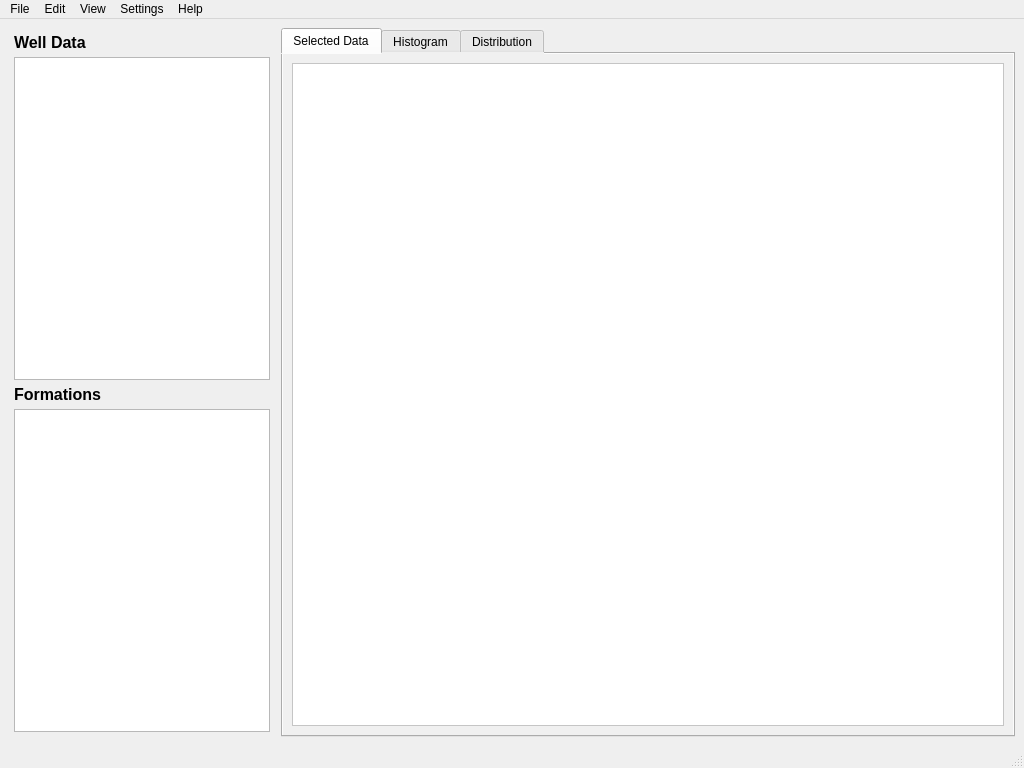
<?xml version="1.0" encoding="UTF-8"?>
<ui version="4.0">
 <class>Trendology</class>
 <widget class="QMainWindow" name="Trendology">
  <property name="geometry">
   <rect>
    <x>0</x>
    <y>0</y>
    <width>1024</width>
    <height>768</height>
   </rect>
  </property>
  <property name="minimumSize">
   <size>
    <width>1024</width>
    <height>768</height>
   </size>
  </property>
  <property name="windowTitle">
   <string>MainWindow</string>
  </property>
  <widget class="QWidget" name="centralwidget">
   <layout class="QHBoxLayout" name="horizontalLayout">
    <item>
     <layout class="QVBoxLayout" name="verticalLayout">
      <property name="spacing">
       <number>5</number>
      </property>
      <property name="sizeConstraint">
       <enum>QLayout::SetNoConstraint</enum>
      </property>
      <property name="leftMargin">
       <number>5</number>
      </property>
      <property name="topMargin">
       <number>5</number>
      </property>
      <property name="rightMargin">
       <number>5</number>
      </property>
      <property name="bottomMargin">
       <number>5</number>
      </property>
      <item>
       <widget class="QLabel" name="label_2">
        <property name="font">
         <font>
          <pointsize>12</pointsize>
          <weight>75</weight>
          <bold>true</bold>
         </font>
        </property>
        <property name="text">
         <string>Well Data</string>
        </property>
       </widget>
      </item>
      <item>
       <widget class="QListView" name="listViewWells">
        <property name="sizePolicy">
         <sizepolicy hsizetype="Preferred" vsizetype="Expanding">
          <horstretch>0</horstretch>
          <verstretch>0</verstretch>
         </sizepolicy>
        </property>
        <property name="maximumSize">
         <size>
          <width>16777215</width>
          <height>16777215</height>
         </size>
        </property>
        <property name="baseSize">
         <size>
          <width>300</width>
          <height>0</height>
         </size>
        </property>
        <property name="mouseTracking">
         <bool>false</bool>
        </property>
        <property name="tabKeyNavigation">
         <bool>false</bool>
        </property>
       </widget>
      </item>
      <item>
       <widget class="QLabel" name="labelWellData">
        <property name="font">
         <font>
          <pointsize>12</pointsize>
          <weight>75</weight>
          <bold>true</bold>
         </font>
        </property>
        <property name="text">
         <string>Formations</string>
        </property>
       </widget>
      </item>
      <item>
       <widget class="QListView" name="listViewFormations">
        <property name="sizePolicy">
         <sizepolicy hsizetype="Preferred" vsizetype="Expanding">
          <horstretch>0</horstretch>
          <verstretch>0</verstretch>
         </sizepolicy>
        </property>
        <property name="maximumSize">
         <size>
          <width>16777215</width>
          <height>16777215</height>
         </size>
        </property>
        <property name="baseSize">
         <size>
          <width>300</width>
          <height>0</height>
         </size>
        </property>
        <property name="mouseTracking">
         <bool>false</bool>
        </property>
       </widget>
      </item>
     </layout>
    </item>
    <item>
     <widget class="QTabWidget" name="tabWidget">
      <property name="autoFillBackground">
       <bool>false</bool>
      </property>
      <property name="styleSheet">
       <string notr="true">background: rgb(240, 240, 240)</string>
      </property>
      <property name="currentIndex">
       <number>0</number>
      </property>
      <widget class="QWidget" name="tabSelData">
       <attribute name="title">
        <string>Selected Data</string>
       </attribute>
       <layout class="QHBoxLayout" name="horizontalLayout_2">
        <item>
         <widget class="QTableWidget" name="tableWidget">
          <property name="autoFillBackground">
           <bool>true</bool>
          </property>
          <property name="styleSheet">
           <string notr="true">background: white</string>
          </property>
         </widget>
        </item>
       </layout>
      </widget>
      <widget class="QWidget" name="tabHist">
       <attribute name="title">
        <string>Histogram</string>
       </attribute>
      </widget>
      <widget class="QWidget" name="tabDist">
       <attribute name="title">
        <string>Distribution</string>
       </attribute>
      </widget>
     </widget>
    </item>
   </layout>
  </widget>
  <widget class="QMenuBar" name="menubar">
   <property name="geometry">
    <rect>
     <x>0</x>
     <y>0</y>
     <width>1024</width>
     <height>21</height>
    </rect>
   </property>
   <widget class="QMenu" name="menuFile">
    <property name="title">
     <string>File</string>
    </property>
    <addaction name="actionLoad_File"/>
    <addaction name="actionSave_Project"/>
    <addaction name="separator"/>
    <addaction name="actionExit"/>
   </widget>
   <widget class="QMenu" name="menuEdit">
    <property name="title">
     <string>Edit</string>
    </property>
   </widget>
   <widget class="QMenu" name="menuView">
    <property name="title">
     <string>View</string>
    </property>
   </widget>
   <widget class="QMenu" name="menuSettings">
    <property name="sizePolicy">
     <sizepolicy hsizetype="Preferred" vsizetype="Preferred">
      <horstretch>0</horstretch>
      <verstretch>0</verstretch>
     </sizepolicy>
    </property>
    <property name="title">
     <string>Settings</string>
    </property>
   </widget>
   <widget class="QMenu" name="menuHelp">
    <property name="title">
     <string>Help</string>
    </property>
   </widget>
   <addaction name="menuFile"/>
   <addaction name="menuEdit"/>
   <addaction name="menuView"/>
   <addaction name="menuSettings"/>
   <addaction name="menuHelp"/>
  </widget>
  <widget class="QStatusBar" name="statusbar"/>
  <action name="actionExit">
   <property name="text">
    <string>Exit</string>
   </property>
  </action>
  <action name="actionLoad_File">
   <property name="text">
    <string>Load File</string>
   </property>
  </action>
  <action name="actionSave_Project">
   <property name="text">
    <string>Save Project</string>
   </property>
  </action>
 </widget>
 <resources/>
 <connections>
  <connection>
   <sender>actionExit</sender>
   <signal>triggered()</signal>
   <receiver>Trendology</receiver>
   <slot>close()</slot>
   <hints>
    <hint type="sourcelabel">
     <x>-1</x>
     <y>-1</y>
    </hint>
    <hint type="destinationlabel">
     <x>511</x>
     <y>383</y>
    </hint>
   </hints>
  </connection>
 </connections>
</ui>
